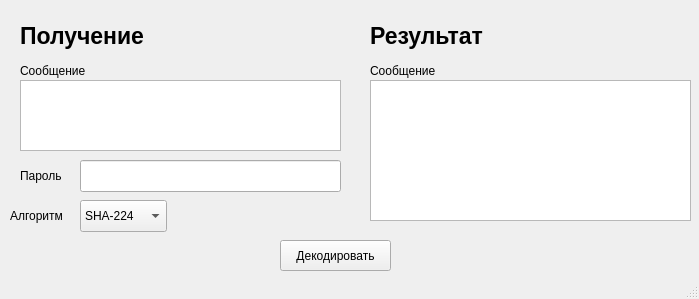
<?xml version="1.0" encoding="UTF-8"?>
<ui version="4.0">
 <class>MainWindow</class>
 <widget class="QMainWindow" name="MainWindow">
  <property name="geometry">
   <rect>
    <x>0</x>
    <y>0</y>
    <width>699</width>
    <height>299</height>
   </rect>
  </property>
  <property name="windowTitle">
   <string>MainWindow</string>
  </property>
  <widget class="QWidget" name="centralwidget">
   <widget class="QLabel" name="reverce_label">
    <property name="geometry">
     <rect>
      <x>20</x>
      <y>10</y>
      <width>181</width>
      <height>51</height>
     </rect>
    </property>
    <property name="font">
     <font>
      <pointsize>17</pointsize>
      <weight>75</weight>
      <bold>true</bold>
     </font>
    </property>
    <property name="text">
     <string>Получение</string>
    </property>
   </widget>
   <widget class="QLabel" name="message_receive_label">
    <property name="geometry">
     <rect>
      <x>20</x>
      <y>60</y>
      <width>81</width>
      <height>21</height>
     </rect>
    </property>
    <property name="font">
     <font>
      <weight>50</weight>
      <bold>false</bold>
     </font>
    </property>
    <property name="text">
     <string>Сообщение</string>
    </property>
   </widget>
   <widget class="QLabel" name="password_label">
    <property name="geometry">
     <rect>
      <x>20</x>
      <y>160</y>
      <width>81</width>
      <height>31</height>
     </rect>
    </property>
    <property name="font">
     <font>
      <weight>50</weight>
      <bold>false</bold>
     </font>
    </property>
    <property name="text">
     <string>Пароль</string>
    </property>
   </widget>
   <widget class="QLineEdit" name="password_text_edit">
    <property name="geometry">
     <rect>
      <x>80</x>
      <y>160</y>
      <width>261</width>
      <height>32</height>
     </rect>
    </property>
   </widget>
   <widget class="QTextEdit" name="message_send_text_edit">
    <property name="geometry">
     <rect>
      <x>20</x>
      <y>80</y>
      <width>321</width>
      <height>71</height>
     </rect>
    </property>
   </widget>
   <widget class="QPushButton" name="decode_btn">
    <property name="geometry">
     <rect>
      <x>280</x>
      <y>240</y>
      <width>111</width>
      <height>31</height>
     </rect>
    </property>
    <property name="text">
     <string>Декодировать</string>
    </property>
   </widget>
   <widget class="QComboBox" name="alg_combo_box">
    <property name="geometry">
     <rect>
      <x>80</x>
      <y>200</y>
      <width>87</width>
      <height>32</height>
     </rect>
    </property>
    <item>
     <property name="text">
      <string>SHA-224</string>
     </property>
    </item>
    <item>
     <property name="text">
      <string>SHA-256</string>
     </property>
    </item>
    <item>
     <property name="text">
      <string>SHA-384</string>
     </property>
    </item>
    <item>
     <property name="text">
      <string>SHA-512</string>
     </property>
    </item>
    <item>
     <property name="text">
      <string>MD4</string>
     </property>
    </item>
    <item>
     <property name="text">
      <string>MD5</string>
     </property>
    </item>
   </widget>
   <widget class="QLabel" name="alg_label">
    <property name="geometry">
     <rect>
      <x>10</x>
      <y>200</y>
      <width>61</width>
      <height>31</height>
     </rect>
    </property>
    <property name="font">
     <font>
      <weight>50</weight>
      <bold>false</bold>
     </font>
    </property>
    <property name="text">
     <string>Алгоритм</string>
    </property>
   </widget>
   <widget class="QLabel" name="result_label">
    <property name="geometry">
     <rect>
      <x>370</x>
      <y>10</y>
      <width>181</width>
      <height>51</height>
     </rect>
    </property>
    <property name="font">
     <font>
      <pointsize>17</pointsize>
      <weight>75</weight>
      <bold>true</bold>
     </font>
    </property>
    <property name="text">
     <string>Результат</string>
    </property>
   </widget>
   <widget class="QTextEdit" name="message_decode_text_edit">
    <property name="geometry">
     <rect>
      <x>370</x>
      <y>80</y>
      <width>321</width>
      <height>141</height>
     </rect>
    </property>
   </widget>
   <widget class="QLabel" name="message_decode_label">
    <property name="geometry">
     <rect>
      <x>370</x>
      <y>60</y>
      <width>81</width>
      <height>21</height>
     </rect>
    </property>
    <property name="font">
     <font>
      <weight>50</weight>
      <bold>false</bold>
     </font>
    </property>
    <property name="text">
     <string>Сообщение</string>
    </property>
   </widget>
  </widget>
  <widget class="QStatusBar" name="statusbar"/>
 </widget>
 <resources/>
 <connections/>
</ui>
